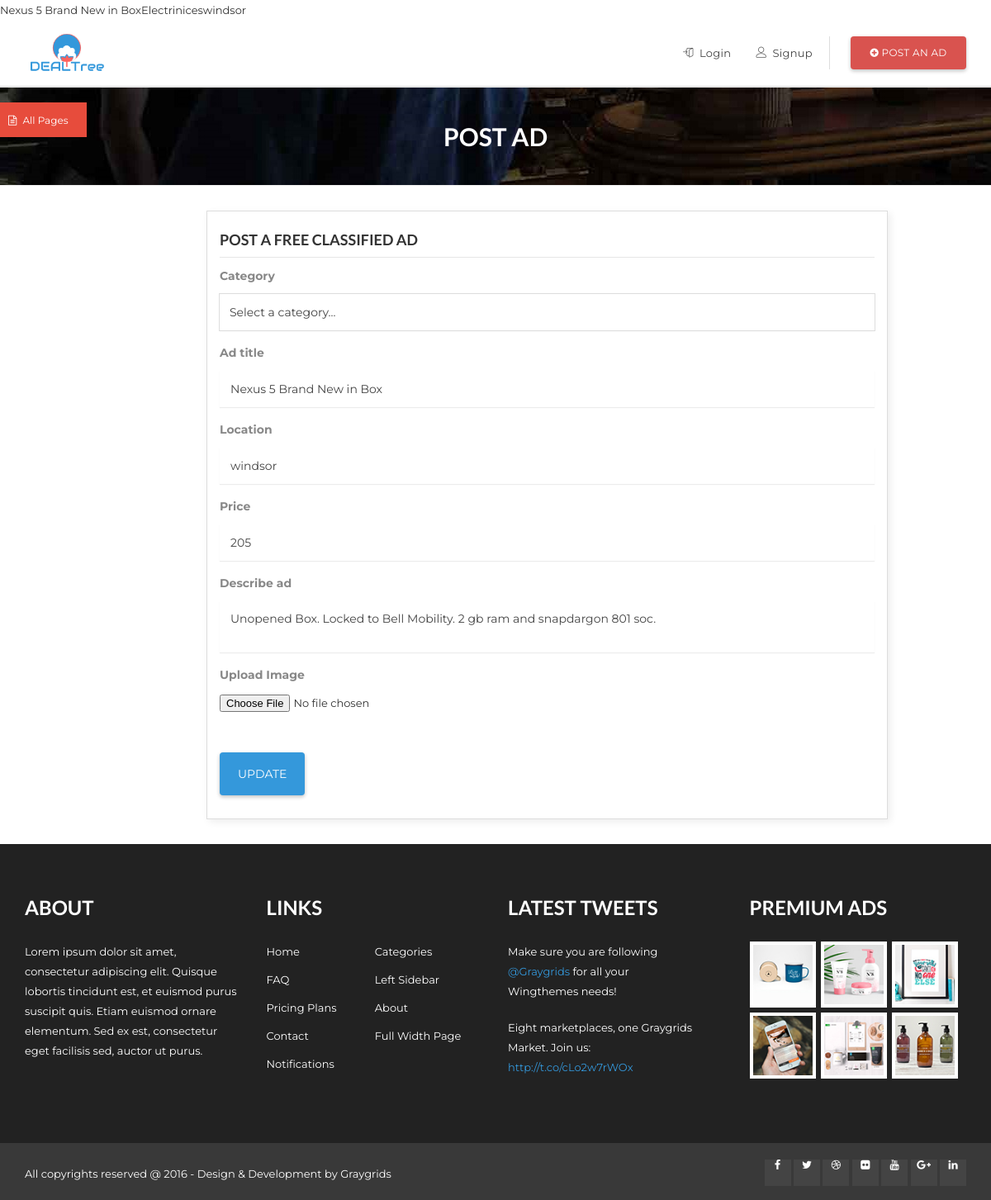
Screenshot of /classix-free/pages/editadd.php?id=37 with the database file from the repository.
### tables this page shows
CREATE TABLE `post` (
  `post_id` int(11) NOT NULL,
  `post_title` varchar(32) NOT NULL,
  `post_date` date NOT NULL,
  `post_category` varchar(32) NOT NULL,
  `post_location` varchar(32) NOT NULL,
  `post_pice` float NOT NULL,
  `post_desc` varchar(1024) NOT NULL,
  `user_id` int(11) NOT NULL
);

### classix-free/pages/editadd.php (the view, shortened to what this page needs)
<?php
include 'core/connection.php';
	if(isset($_GET["id"])){
	$postid = $_GET["id"];
	$query = "SELECT * FROM `POST` where `post_id`=?";
	$pds = $conn-> prepare($query);
	$pds-> execute(array($postid));
	$row = $pds->fetchAll();
	foreach($row as $value){
		echo $value['post_title'].$value['post_category'].$value['post_location'];
	}
}
?>
<!DOCTYPE html>
<html lang="en">
  <head>
    <link rel="stylesheet" href="assets/css/bootstrap.min.css" type="text/css">
    <link rel="stylesheet" href="assets/css/jasny-bootstrap.min.css" type="text/css">
    <link rel="stylesheet" href="assets/css/jasny-bootstrap.min.css" type="text/css">
    <link rel="stylesheet" href="assets/css/material-kit.css" type="text/css">
    <link rel="stylesheet" href="assets/css/font-awesome.min.css" type="text/css">
    <link rel="stylesheet" href="assets/fonts/line-icons/line-icons.css" type="text/css">
    <link rel="stylesheet" href="assets/fonts/line-icons/line-icons.css" type="text/css">
    <link rel="stylesheet" href="assets/css/main.css" type="text/css">
    <link rel="stylesheet" href="assets/extras/animate.css" type="text/css">
    <link rel="stylesheet" href="assets/extras/owl.carousel.css" type="text/css">
    <link rel="stylesheet" href="assets/extras/owl.theme.css" type="text/css">
    <link rel="stylesheet" href="assets/extras/settings.css" type="text/css">
    <link rel="stylesheet" href="assets/css/responsive.css" type="text/css">
    <link rel="stylesheet" href="assets/css/bootstrap-select.min.css">
  </head>
  <body>
    <div class="header">
      <nav class="navbar navbar-default main-navigation" role="navigation">
        <div class="container">
          <div class="navbar-header">
            <a class="navbar-brand logo" href="index.html"><img src="assets/img/logo1.png" alt=""></a>
          </div>
          <div class="collapse navbar-collapse" id="navbar">
            <ul class="nav navbar-nav navbar-right">
              <li><a href="login.html"><i class="lnr lnr-enter"></i> Login</a></li>
              <li><a href="signup.html"><i class="lnr lnr-user"></i> Signup</a></li>
              <li class="postadd">
                <a class="btn btn-danger btn-post" href="post-ads.html"><span class="fa fa-plus-circle"></span> Post an Ad</a>
              </li>
            </ul>
          </div>
        </div>
      </nav>
      <div class="tbtn wow pulse" id="menu" data-wow-iteration="infinite" data-wow-duration="500ms" data-toggle="offcanvas" data-target=".navmenu">
        <p><i class="fa fa-file-text-o"></i> All Pages</p>
      </div>
    </div>
    <div class="page-header" style="background: url(assets/img/banner1.jpg);">
      <div class="container">
        <div class="row">
          <div class="col-md-12">
            <div class="breadcrumb-wrapper">
              <h2 class="page-title">Post Ad</h2>
            </div>
          </div>
        </div>
      </div>
    </div>
	<section id="content">
      <div class="container">
          <div class="col-sm-12 col-md-9 col-md-offset-2">
				<div class="page-ads box">
					<h2 class="title-2"> Post A Free Classified Ad </h2>
					<form action="editadd.php" method="POST"  enctype = "multipart/form-data">
					<form class="form-ad" action="editadd.php" method="POST"  enctype = "multipart/form-data">
						<div class="form-group">
						<label class="control-label">Category</label>
							<select id="category-group" class="form-control" name="category-group">
							<option value="0" selected="selected"> Select a category... </option>
							</select>
							</div>
						<div class="form-group">
							<label class="control-label">Ad title</label>
							<input class="form-control input-md" id="title" value="<?php echo $value['post_title']; ?>" name="title" placeholder="Ad title" required="" type="text">
							</div>
						<div class="form-group">
						<label class="control-label">Location</label>
						<input id="location" name="location" value="<?php echo $value['post_location']; ?>" class="form-control" placeholder="Location" type="text">
						</div>
						<div class="form-group">
						<label class="control-label">Price</label>
						<input id="price" name="price" value="<?php echo $value['post_pice']; ?>" class="form-control" placeholder="Price" type="text">
						</div>
						<div class="form-group">
						<label class="control-label">Describe ad </label>
						<textarea id="textarea" class="form-control"  name="textarea"><?php echo $value['post_desc']; ?></textarea>
						</div>
						<label class="control-label">Upload Image</label><br>
						<input type="file" name="file" class="file" id = "file" value=""/>
						<br><br>
                    	<button class="btn btn-common" name="update" type="submit">Update</button>
					</form>
					</div>
                </div>
      </div>
    </section>
    <footer>
    	<section class="footer-Content">
    		<div class="container">
    			<div class="row">
    				<div class="col-md-3 col-sm-6 col-xs-12">
              <div class="widget">
                <h3 class="block-title">About</h3>
                <div class="textwidget">
                  <p>Lorem ipsum dolor sit amet, consectetur adipiscing elit. Quisque lobortis tincidunt est, et euismod purus suscipit quis. Etiam euismod ornare elementum. Sed ex est, consectetur eget facilisis sed, auctor ut purus.</p>
                </div>
              </div>
            </div>
    				<div class="col-md-3 col-sm-6 col-xs-12">
    					<div class="widget">
    						<h3 class="block-title">Links</h3>
  							<ul class="menu">
                  <li><a href="#">Home</a></li>
                  <li><a href="#">Categories</a></li>
                  <li><a href="#">FAQ</a></li>
                  <li><a href="#">Left Sidebar</a></li>
                  <li><a href="#">Pricing Plans</a></li>
                  <li><a href="#">About</a></li>
                  <li><a href="#">Contact</a></li>
                  <li><a href="#">Full Width Page</a></li>
                  <li><a href="#">Notifications</a></li>
                </ul>
    					</div>
    				</div>
    				<div class="col-md-3 col-sm-6 col-xs-12">
    					<div class="widget">
                <h3 class="block-title">Latest Tweets</h3>
                <div class="twitter-content clearfix">
                  <ul class="twitter-list">
                    <li class="clearfix">
                      <span>
                        Make sure you are following
                        <a href="#">@Graygrids</a> for all your Wingthemes needs!
                      </span>
                    </li>
                    <li class="clearfix">
                      <span>
                        Eight marketplaces, one Graygrids Market. Join us:
                        <a href="#">http://t.co/cLo2w7rWOx</a>
                      </span>
                    </li>
                  </ul>
                </div>
              </div>
    				</div>
    				<div class="col-md-3 col-sm-6 col-xs-12">
    					<div class="widget">
    						<h3 class="block-title">Premium Ads</h3>
                <ul class="featured-list">
                  <li>
                    <img alt="" src="assets/img/featured/img1.jpg">
                  </li>
                  <li>
                    <img alt="" src="assets/img/featured/img2.jpg">
                  </li>
                  <li>
                    <img alt="" src="assets/img/featured/img3.jpg">
                  </li>
                  <li>
                    <img alt="" src="assets/img/featured/img4.jpg">
                  </li>
                  <li>
                    <img alt="" src="assets/img/featured/img5.jpg">
                  </li>
                  <li>
                    <img alt="" src="assets/img/featured/img6.jpg">
                  </li>
                </ul>
    					</div>
    				</div>
    			</div>
    		</div>
    	</section>
    	<div id="copyright">
    		<div class="container">
    			<div class="row">
    				<div class="col-md-12">
              <div class="site-info pull-left">
                <p>All copyrights reserved @ 2016 - Design & Development by <a href="http://graygrids.com">Graygrids</a></p>
              </div>
              <div class="bottom-social-icons social-icon pull-right">
                <a class="facebook" target="_blank" href="https://web.facebook.com/GrayGrids"><i class="fa fa-facebook"></i></a>
                <a class="twitter" target="_blank" href="https://twitter.com/GrayGrids"><i class="fa fa-twitter"></i></a>
                <a class="dribble" target="_blank" href="https://dribbble.com/"><i class="fa fa-dribbble"></i></a>
                <a class="flickr" target="_blank" href="https://www.flickr.com/"><i class="fa fa-flickr"></i></a>
                <a class="youtube" target="_blank" href="https://youtube.com"><i class="fa fa-youtube"></i></a>
                <a class="google-plus" target="_blank" href="https://plus.google.com"><i class="fa fa-google-plus"></i></a>
                <a class="linkedin" target="_blank" href="https://www.linkedin.com/"><i class="fa fa-linkedin"></i></a>
              </div>
    				</div>
    			</div>
    		</div>
    	</div>
    </footer>
  </body>
</html>

### rows the page displays
post: post_category "Electrinices", post_location "windsor", title "Nexus 5 Brand New in Box", location "windsor", price "205", textarea "Unopened Box. Locked to Bell Mobility. 2 gb ram and snapdargon 801 soc."
